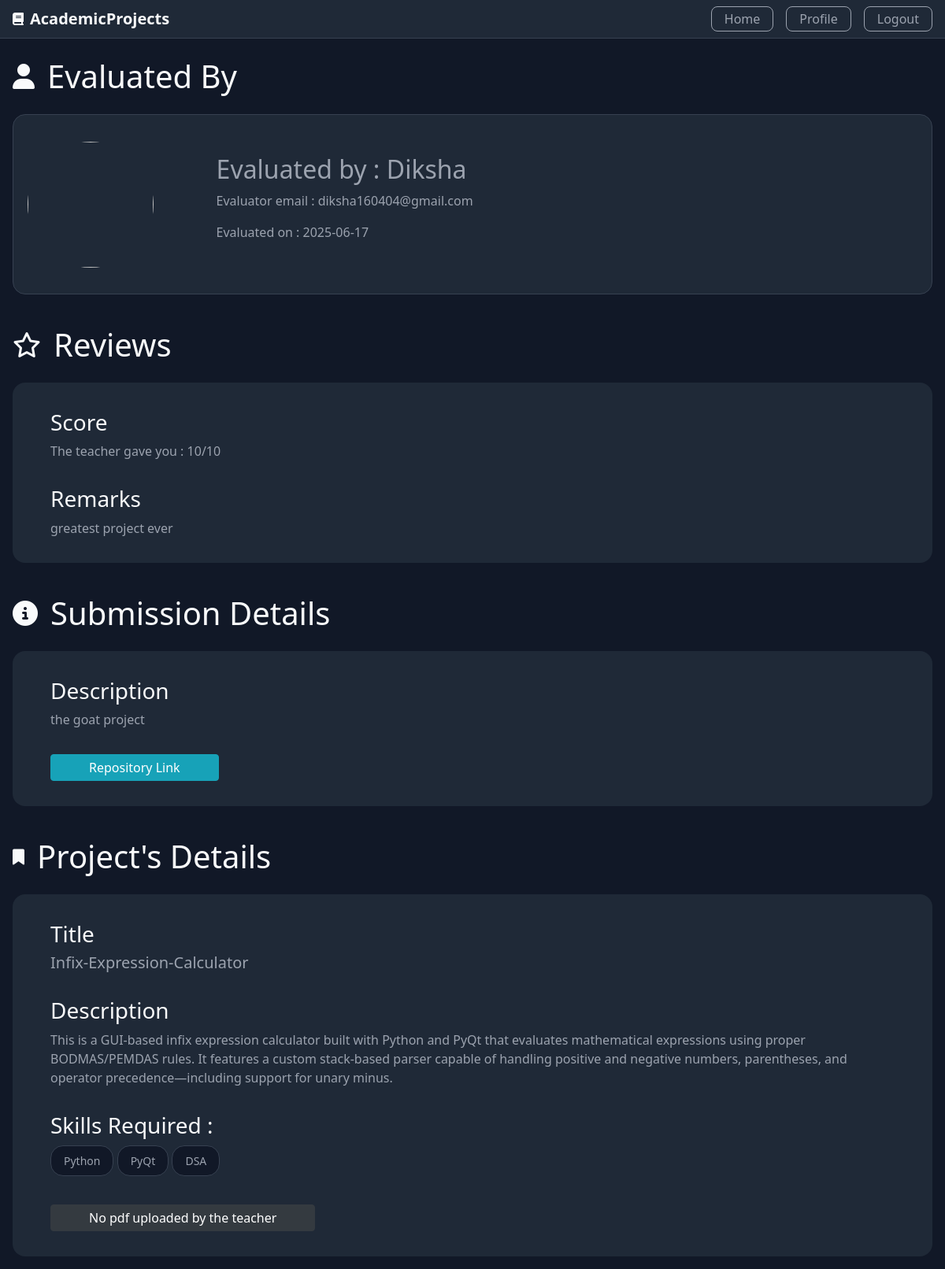
Page /project/reviews/2 (signed in) on the earlier database version.
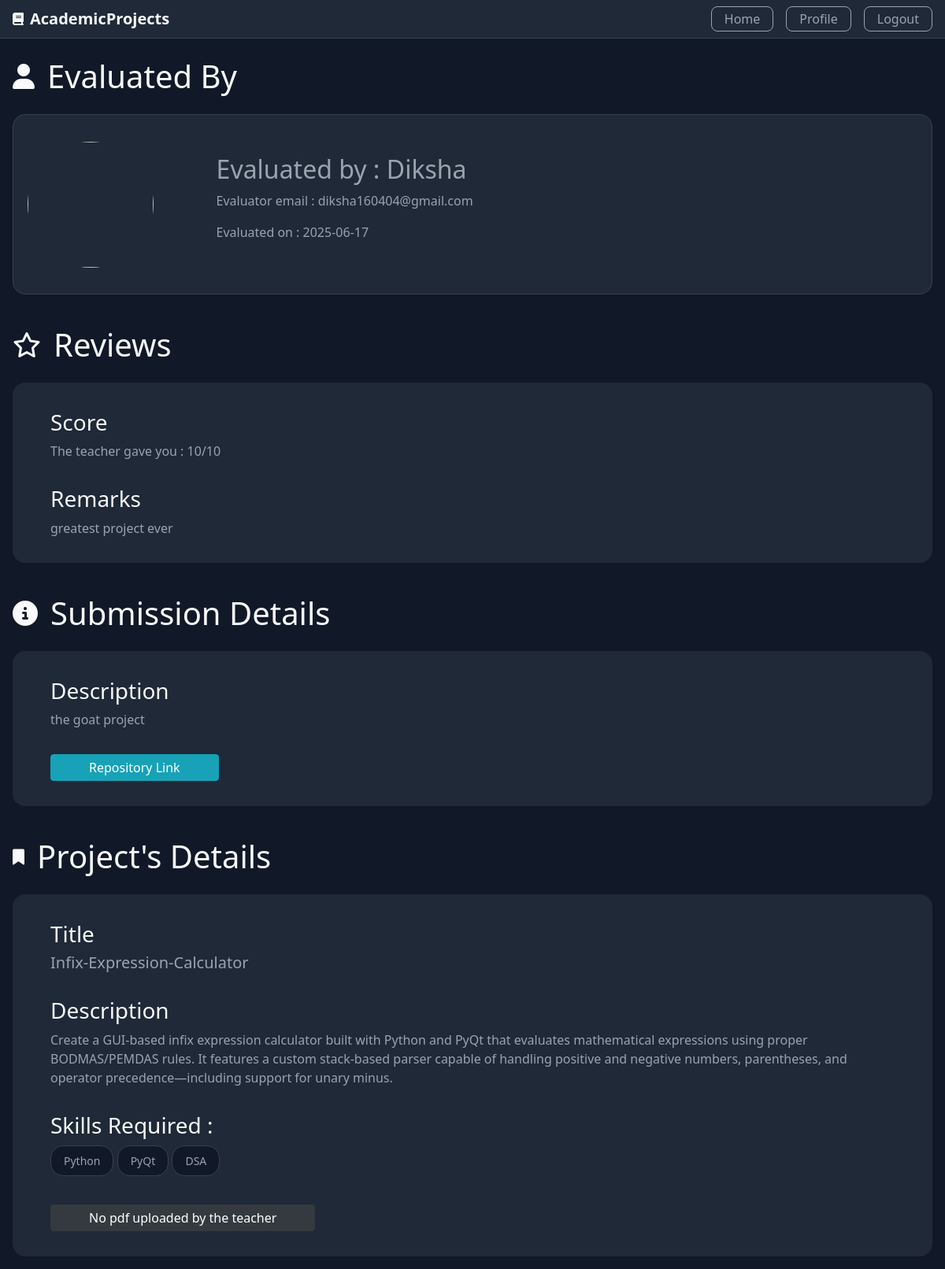
Same page on the later database version.
### Project/models.py (models this page shows, shortened)
class Project(db.Model):
    id=db.Column(db.Integer,primary_key=True)
    title=db.Column(db.String(100),nullable=False)
    description=db.Column(db.Text,nullable=False)
    skills=db.Column(db.Text,nullable=False)
    descriptive_pdf=db.Column(db.String(80),nullable=False,default='No pdf')
    user_count=db.Column(db.Integer,nullable=False,default=0)
    created_at=db.Column(db.DateTime,nullable=False,default=datetime.utcnow)
    created_by=db.Column(db.Integer,db.ForeignKey('user.id'))
    submission=db.relationship('Submission',backref='project',lazy=True,cascade="all,delete")
    evaluation=db.relationship('Evaluation',backref='project',lazy=True,cascade="all,delete")
    project_taken_by=db.relationship('Project_Taken',backref='project',lazy=True,cascade="all,delete")

### Project/projects/routes.py (the view)
@projects.route("/project/reviews/<int:id>")
@login_required
def reviews(id):
    evaluation=Evaluation.query.get(id)
    submission=evaluation.submission
    img_src=url_for("static",filename="/profile_pics/"+evaluation.user.profile_picture)
    pdf=url_for("static",filename="/project_details/"+submission.project.descriptive_pdf)
    return render_template("reviews.html",evaluation=evaluation,submission=submission,img_src=img_src,pdf=pdf)

### Project/models.py (called while the page is built)
@loginmanager.user_loader
def user_loader(user_id):
    user=User.query.get(user_id)
    return user

### Project/templates/reviews.html
{% extends "layout.html" %}
{% block content %}
    <main class="container dashboard">
        <div class="details-head">
            <i class="fa-solid fa-user fa-2x"></i>
            <h1>Evaluated By</h1>
        </div>
        <div class="details-header">
            <div class="profile-header-details">
                <img class="rounded-circle account-img img-profile" src="{{img_src}}">
                <div class="details">
                    <h2>Evaluated by : {{evaluation.user.username}}</h2>
                    <p>Evaluator email : {{evaluation.user.email}}</p>
                    <p>Evaluated on : {{evaluation.evaluated_at.strftime("%Y-%m-%d")}}</p>
                </div>
            </div>
        </div>
        <div class="details-head">
            <i class="fa-regular fa-star fa-2x"></i>
            <h1>Reviews</h1>
        </div>
        <div class="info-header">
            <div class="info-section">
                <h3>Score</h3>
                <div>The teacher gave you : {{evaluation.score}}/10</div>
            </div>
            <div class="info-section">
                <h3>Remarks</h3>
                <div style="margin-bottom: 1rem;">{{evaluation.feedback}}</div>
            </div>
        </div>
        <div class="details-head">
            <i class="fa-solid fa-circle-info fa-2x"></i>
            <h1>Submission Details</h1>
        </div>
        <div class="info-header">
            <div class="info-section">
                <h3>Description</h3>
                <div>{{submission.info}}</div>
            </div>
            <div class="info-section">
            <a class="btn btn-info info-btn" href="{{submission.submission_link}}">Repository Link</a>
            </div>
        </div>
        <div class="details-head">
            <i class="fa-solid fa-bookmark fa-lg"></i>
            <h1>Project's Details</h1>
        </div>
        <div class="info-header">
            <div class="info-section">
                <h3>Title</h3>
                <h5>{{submission.project.title}}</h5>
            </div>
            <div class="info-section">
                <h3>Description</h3>
                <div>{{submission.project.description}}</div>
            </div>
            <div class="info-section skills">
                <h3>Skills Required : </h3>
                <ul>
                    {% for i in submission.project.skills.split(',') %}
                    <li>{{i.strip()}}</li>
                    {% endfor %}
                </ul>
            </div>
            <div class="info-section">
                {% if submission.project.descriptive_pdf == "No pdf" %}
                    <a class="btn btn-dark info-btn" href="{{url_for('projects.project_details',project_id=submission.project.id)}}" target="_blank">No pdf uploaded by the teacher</a>
                {% else %}
                    <a class="button button-diff info-btn" href="{{pdf}}" target="_blank">Open pdf with details</a>
                {% endif %}
            </div>
        </div>
    </main>
{% endblock content %}

Differences in the rows shown:
changed Project "Infix-Expression-Calculator": project.description "This is a GUI-based infix expression…" → "Create a GUI-based infix expression…"
